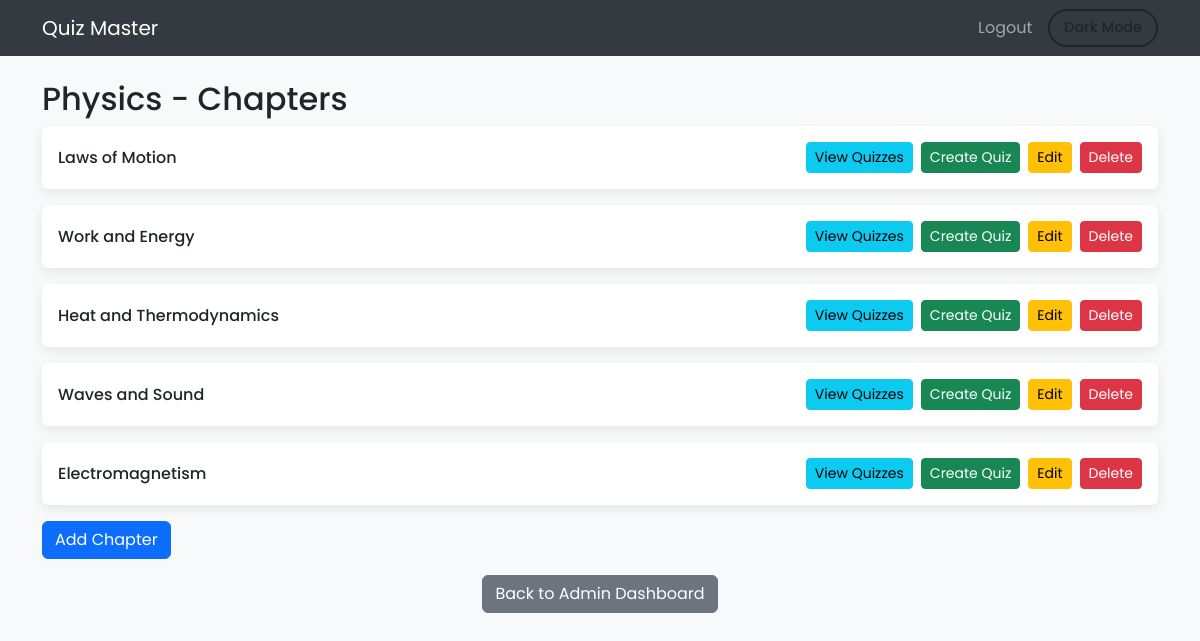
/chapters/2, run on the app's committed database.
### app.py (models this page shows)
class Subject(db.Model):
    id = db.Column(db.Integer, primary_key=True)
    name = db.Column(db.String(100), nullable=False)
    description = db.Column(db.Text, nullable=True)

class Chapter(db.Model):
    id = db.Column(db.Integer, primary_key=True)
    subject_id = db.Column(db.Integer, db.ForeignKey('subject.id'), nullable=False)
    name = db.Column(db.String(100), nullable=False)
    description = db.Column(db.Text, nullable=True)

### app.py (the view)
@app.route('/chapters/<int:subject_id>')
def chapters(subject_id):
    subject = Subject.query.get(subject_id)
    if subject:
        chapters = Chapter.query.filter_by(subject_id=subject_id).all()
        return render_template('chapters.html', subject=subject, chapters=chapters)
    return redirect(url_for('admin_dashboard'))

### templates/chapters.html (shortened to what this page needs)
<!DOCTYPE html>
<html lang="en" class="light-theme">
<head>
  <link href="https://cdn.jsdelivr.net/npm/bootstrap@5.3.0/dist/css/bootstrap.min.css" rel="stylesheet" />
</head>
<body>
  <nav class="navbar navbar-expand-lg navbar-dark">
    <div class="container">
      <a class="navbar-brand" href="/">Quiz Master</a>
      <div class="collapse navbar-collapse">
        <ul class="navbar-nav ms-auto align-items-center">
          <li class="nav-item"><a class="nav-link" href="/logout">Logout</a></li>
          <li class="nav-item ms-2">
            <button id="theme-toggle" class="btn btn-theme-toggle">Dark Mode</button>
          </li>
        </ul>
      </div>
    </div>
  </nav>
  <div class="container mt-4">
    <h2>{{ subject.name }} - Chapters</h2>
    <div class="row row-cols-1 g-3">
        {% for chapter in chapters %}
        <div class="col">
          <div class="d-flex justify-content-between align-items-center p-3 rounded chapter-card">
            <div class="fw-medium">{{ chapter.name }}</div>
            <div class="d-flex flex-wrap gap-2">
              <a href="/chapter_quizzes/{{ chapter.id }}" class="btn btn-info btn-sm">View Quizzes</a>
              <a href="/create_quiz/{{ chapter.id }}" class="btn btn-success btn-sm">Create Quiz</a>
              <a href="/edit_chapter/{{ chapter.id }}" class="btn btn-warning btn-sm">Edit</a>
              <form action="/delete_chapter/{{ chapter.id }}" method="POST" class="d-inline">
                <button type="submit" class="btn btn-danger btn-sm">Delete</button>
              </form>
            </div>
          </div>
        </div>
        {% endfor %}
      </div>
    <a href="/add_chapter/{{ subject.id }}" class="btn btn-primary my-3">Add Chapter</a>
    <div class="text-center">
      <a href="/admin_dashboard" class="btn btn-secondary">Back to Admin Dashboard</a>
    </div>
  </div>
</body>
</html>

### templates/chapters.html (style rules this page uses)
:root { --bg-color: #f8f9fa; --text-color: #212529; --card-bg: #ffffff; --navbar-bg: #343a40; --input-bg: rgba(255, 255, 255, 0.6); --input-text: #262b30; --box-shadow: 0 4px 12px rgba(0, 0, 0, 0.08); }
.chapter-card { background-color: var(--card-bg); color: var(--text-color); box-shadow: var(--box-shadow); transition: background-color 0.4s ease, color 0.4s ease, box-shadow 0.3s ease; }
body { background-color: var(--bg-color); color: var(--text-color); transition: background-color 0.4s ease, color 0.4s ease; font-family: 'Poppins', sans-serif; }
.navbar { background-color: var(--navbar-bg) !important; }
h2 { color: var(--text-color); }
.btn-theme-toggle { display: flex; align-items: center; gap: 0.4rem; border: 2px solid var(--text-color); color: var(--text-color); background-color: transparent; border-radius: 999px; padding: 6px 14px; font-size: 0.9rem; font-weight: 500; transition: background-color 0.3s ease, color 0.3s ease, border-color 0.3s ease; }

### data on the page
Subject: name "Physics"
Chapter: name "Laws of Motion"
Chapter: name "Work and Energy"
Chapter: name "Heat and Thermodynamics"
Chapter: name "Waves and Sound"
Chapter: name "Electromagnetism"
